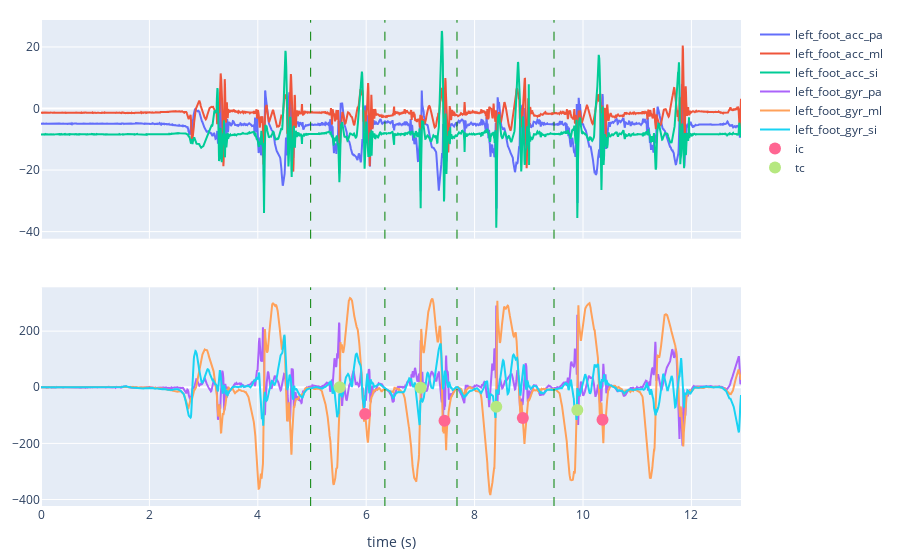

Source (notebook cell):
### Code cell
fig = make_subplots(rows=2, cols=1, shared_xaxes=True, shared_yaxes=True, vertical_spacing=0.1, horizontal_spacing=0.01)
for col_idx, tracked_point in enumerate(tracked_points):
    for row_idx, channel_type in enumerate(["acc", "gyr"]):
        for _, axis in enumerate(["pa", "ml", "si"]):
            fig.add_trace(
                go.Scatter(
                    x=np.arange(len(fbf_dataset[tracked_point])) / sampling_freq_Hz,
                    y=fbf_dataset[tracked_point][f"{channel_type}_{axis}"],
                    mode="lines",
                    name=f"{tracked_point}_{channel_type}_{axis}",
                ),
                row=row_idx + 1,
                col=col_idx + 1,
            )
        # fig.update_yaxes(title_text=f"{mapping_units[channel_type]}", row=row_idx + 1, col=1)
for _, (start_idx, end_indx) in ed.min_vel_event_list_[tracked_point][["start", "end"]].iterrows():
    fig.add_vline(x=start_idx / sampling_freq_Hz, line_width=1, line_dash="dash", line_color="green")
fig.add_trace(
    go.Scatter(
        x=ed.min_vel_event_list_["left_foot"]["ic"] / sampling_freq_Hz,
        y=fbf_dataset["left_foot"]["gyr_ml"][ed.min_vel_event_list_["left_foot"]["ic"].astype(int)],
        mode="markers",
        marker=dict(size=12),
        name="ic",
    ),
    row=2, col=1
)
fig.add_trace(
    go.Scatter(
        x=ed.min_vel_event_list_["left_foot"]["tc"] / sampling_freq_Hz,
        y=fbf_dataset["left_foot"]["gyr_ml"][ed.min_vel_event_list_["left_foot"]["tc"].astype(int)],
        mode="markers",
        marker=dict(size=12),
        name="tc",
    ),
    row=2, col=1
)
fig.update_xaxes(title_text="time (s)", row=2, col=1)
fig.update_xaxes(title_text="time (s)", row=2, col=2)
fig.update_layout(margin=dict(l=30, r=30, t=20, b=20))
fig

### Figure 1 — Plotly figure (JSON) as saved in the notebook; plotly's stock layout.template omitted (floating-point values rounded to 4 significant figures; data arrays with more than 128 entries replaced by an {"elided": "..."} marker saying what was removed)
{"data": [{"mode": "lines", "name": "left_foot_acc_pa", "type": "scatter", "x": {"elided": "2584 float values"}, "xaxis": "x", "y": {"elided": "2584 float values"}, "yaxis": "y"}, {"mode": "lines", "name": "left_foot_acc_ml", "type": "scatter", "x": {"elided": "2584 float values"}, "xaxis": "x", "y": {"elided": "2584 float values"}, "yaxis": "y"}, {"mode": "lines", "name": "left_foot_acc_si", "type": "scatter", "x": {"elided": "2584 float values"}, "xaxis": "x", "y": {"elided": "2584 float values"}, "yaxis": "y"}, {"mode": "lines", "name": "left_foot_gyr_pa", "type": "scatter", "x": {"elided": "2584 float values"}, "xaxis": "x2", "y": {"elided": "2584 float values"}, "yaxis": "y2"}, {"mode": "lines", "name": "left_foot_gyr_ml", "type": "scatter", "x": {"elided": "2584 float values"}, "xaxis": "x2", "y": {"elided": "2584 float values"}, "yaxis": "y2"}, {"mode": "lines", "name": "left_foot_gyr_si", "type": "scatter", "x": {"elided": "2584 float values"}, "xaxis": "x2", "y": {"elided": "2584 float values"}, "yaxis": "y2"}, {"marker": {"size": 12}, "mode": "markers", "name": "ic", "type": "scatter", "x": [5.98, 7.445, 8.89, 10.36], "xaxis": "x2", "y": [-94.86, -119.5, -109.2, -115.9], "yaxis": "y2"}, {"marker": {"size": 12}, "mode": "markers", "name": "tc", "type": "scatter", "x": [5.51, 7.005, 8.4, 9.895], "xaxis": "x2", "y": [-0.1758, -1.747, -69.51, -80.61], "yaxis": "y2"}], "layout": {"margin": {"b": 20, "l": 30, "r": 30, "t": 20}, "shapes": [{"line": {"color": "green", "dash": "dash", "width": 1}, "type": "line", "x0": 4.975, "x1": 4.975, "xref": "x", "y0": 0, "y1": 1, "yref": "y domain"}, {"line": {"color": "green", "dash": "dash", "width": 1}, "type": "line", "x0": 4.975, "x1": 4.975, "xref": "x2", "y0": 0, "y1": 1, "yref": "y2 domain"}, {"line": {"color": "green", "dash": "dash", "width": 1}, "type": "line", "x0": 6.345, "x1": 6.345, "xref": "x", "y0": 0, "y1": 1, "yref": "y domain"}, {"line": {"color": "green", "dash": "dash", "width": 1}, "type": "line", "x0": 6.345, "x1": 6.345, "xref": "x2", "y0": 0, "y1": 1, "yref": "y2 domain"}, {"line": {"color": "green", "dash": "dash", "width": 1}, "type": "line", "x0": 7.675, "x1": 7.675, "xref": "x", "y0": 0, "y1": 1, "yref": "y domain"}, {"line": {"color": "green", "dash": "dash", "width": 1}, "type": "line", "x0": 7.675, "x1": 7.675, "xref": "x2", "y0": 0, "y1": 1, "yref": "y2 domain"}, {"line": {"color": "green", "dash": "dash", "width": 1}, "type": "line", "x0": 9.465, "x1": 9.465, "xref": "x", "y0": 0, "y1": 1, "yref": "y domain"}, {"line": {"color": "green", "dash": "dash", "width": 1}, "type": "line", "x0": 9.465, "x1": 9.465, "xref": "x2", "y0": 0, "y1": 1, "yref": "y2 domain"}], "xaxis": {"anchor": "y", "domain": [0, 1], "matches": "x2", "showticklabels": false}, "xaxis2": {"anchor": "y2", "domain": [0, 1], "title": {"text": "time (s)"}}, "yaxis": {"anchor": "x", "domain": [0.55, 1]}, "yaxis2": {"anchor": "x2", "domain": [0, 0.45]}}}
